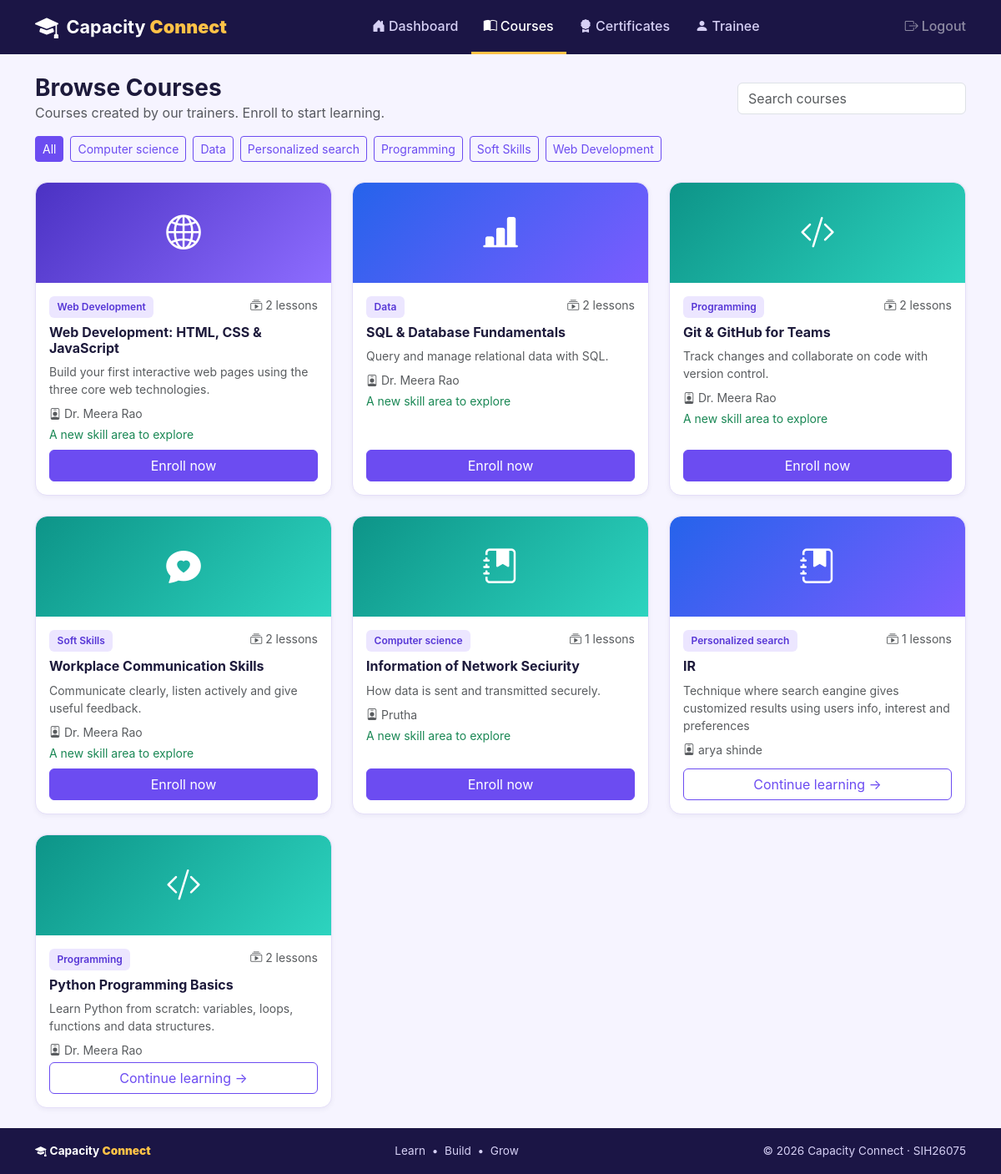
Screenshot of /courses (signed in) with the database file from the repository.
### tables this page shows
CREATE TABLE courses(id INTEGER PRIMARY KEY, title TEXT, description TEXT, category TEXT, trainer_id INTEGER);

CREATE TABLE users(id INTEGER PRIMARY KEY, name TEXT, email TEXT UNIQUE, password TEXT, role TEXT, created_at TEXT, active INTEGER DEFAULT 1);

### app.py (the view)
@app.route("/courses")
@login_required("trainee")
def courses():
    uid = session["user"]["id"]
    s = summary(uid)
    mine = {c["id"] for c in s["mine"]}
    rows = []
    for c in q("SELECT c.*, u.name trainer, (SELECT COUNT(*) FROM materials m WHERE m.course_id=c.id) lessons "
               "FROM courses c LEFT JOIN users u ON u.id=c.trainer_id"):
        d = dict(c, enrolled=c["id"] in mine)
        d["rank"], d["reason"] = rank_course(c, s["skills"])
        rows.append(d)
    rows.sort(key=lambda d: (d["enrolled"], d["rank"]))
    return render_template("courses.html", rows=rows, cats=sorted({r["category"] for r in rows}))

### app.py (called while the page is built)
def db():
    if "db" not in g:
        g.db = sqlite3.connect(DB)
        g.db.row_factory = sqlite3.Row
    return g.db

def q(sql, args=(), one=False):
    cur = db().execute(sql, args)
    rows = cur.fetchall()
    db().commit()
    if one:
        return rows[0] if rows else None
    return rows

@app.template_filter("cat_icon")
def cat_icon(c):
    c = (c or "").lower()
    return next((v for k, v in ICONS.items() if k in c), "bi-journal-bookmark-fill")

def login_required(role=None):
    def deco(f):
        @wraps(f)
        def wrapper(*a, **kw):
            u = session.get("user")
            if not u:
                flash("Please log in to continue.", "warning")
                return redirect(url_for("login"))
            if role and u["role"] != role:
                abort(403)
            return f(*a, **kw)
        return wrapper
    return deco

def counts(uid, cid):
    t = q("SELECT COUNT(*) n FROM materials WHERE course_id=?", (cid,), True)["n"]
    d = q("SELECT COUNT(*) n FROM done d JOIN materials m ON m.id=d.material_id "
          "WHERE d.user_id=? AND m.course_id=?", (uid, cid), True)["n"]
    return d, t

def progress(uid, cid):
    d, t = counts(uid, cid)
    return int(d * 100 / t) if t else 0

def best(uid, cid):
    return q("SELECT MAX(score*100/total) p FROM attempts WHERE user_id=? AND course_id=? AND total>0",
             (uid, cid), True)["p"]

def has_cert(uid, cid):
    b = best(uid, cid)
    return b is not None and b >= PASS_MARK and progress(uid, cid) == 100

def user_certs(uid):
    out = []
    for c in q("SELECT c.* FROM courses c JOIN enrollments e ON e.course_id=c.id WHERE e.user_id=?", (uid,)):
        if has_cert(uid, c["id"]):
            a = q("SELECT taken_at FROM attempts WHERE user_id=? AND course_id=? AND total>0 AND score*100/total>=? "
                  "ORDER BY id LIMIT 1", (uid, c["id"], PASS_MARK), True)
            out.append(dict(c, issued=a["taken_at"]))
    return out

def rank_course(c, skills):
    weak = {k for k, v in skills.items() if v < 70}
    if c["category"] in weak:
        return 0, f"Recommended: strengthens your weaker area, {c['category']}"
    if c["category"] in skills:
        return 1, f"Recommended: builds on your progress in {c['category']}"
    return 2, "A new skill area to explore"

### templates/courses.html (shortened to what this page needs)
{% extends "base.html" %}{% from "_macros.html" import thumb %}
{% block body %}
<div class="d-flex flex-wrap gap-3 align-items-center mb-3">
 <div class="me-auto"><h1 class="h3 fw-bold mb-0">Browse Courses</h1><div class="text-muted">Courses created by our trainers. Enroll to start learning.</div></div>
 <input id="search" class="form-control w-auto" placeholder="Search courses" style="min-width:240px">
</div>
<div class="d-flex flex-wrap gap-2 mb-4" id="pills">
 <button class="btn btn-sm btn-primary" data-cat="">All</button>
 {% for c in cats %}<button class="btn btn-sm btn-outline-primary" data-cat="{{ c }}">{{ c }}</button>{% endfor %}
</div>
<div class="row g-4" id="grid">
{% for c in rows %}
 <div class="col-md-6 col-xl-4 course" data-cat="{{ c.category }}" data-text="{{ (c.title ~ ' ' ~ c.description ~ ' ' ~ c.category)|lower }}">
  <div class="panel p-0 h-100 d-flex flex-column overflow-hidden">
   {{ thumb(c.category, 'wide') }}
   <div class="p-3 d-flex flex-column flex-grow-1">
    <div class="d-flex justify-content-between mb-1"><span class="badge-soft info">{{ c.category }}</span><span class="small text-muted"><i class="bi bi-collection-play me-1"></i>{{ c.lessons }} lessons</span></div>
    <h2 class="h6 fw-bold mt-1"><a class="text-reset text-decoration-none" href="{{ url_for('course_detail', cid=c.id) }}">{{ c.title }}</a></h2><p class="small text-muted mb-2">{{ c.description }}</p>
    <div class="small text-muted mb-1"><i class="bi bi-person-badge me-1"></i>{{ c.trainer }}</div>
    {% if not c.enrolled %}<div class="small text-success mb-2">{{ c.reason }}</div>{% endif %}
    <div class="mt-auto">
    {% if c.enrolled %}<a class="btn btn-outline-primary w-100" href="{{ url_for('learn', cid=c.id) }}">Continue learning &rarr;</a>
    {% else %}<form method="post" action="{{ url_for('enroll', cid=c.id) }}"><button class="btn btn-primary w-100">Enroll now</button></form>{% endif %}
    </div></div></div></div>
{% endfor %}
</div>
{% endblock %}

### templates/_macros.html (shortened to what this page needs)
{% macro thumb(cat, cls='') %}<div class="thumb g{{ (cat or '')|length % 5 }} {{ cls }}"><i class="bi {{ cat|cat_icon }}"></i></div>{% endmacro %}

### static/style.css (style rules this page uses)
:root { --navy:#1b1545;--pri:#6c4cf1;--pri-d:#5636d6;--teal:#14b8a6;--coral:#ff6b6b;--amber:#ffc247;--bg:#f6f4ff;--line:#e4def8;--ink:#1d1a3b;--muted:#6b6890 }
body { background:var(--bg);color:var(--ink);font-family:Inter,"Segoe UI",system-ui,sans-serif }
a { color:var(--pri) }
.btn-primary { --bs-btn-bg:#6c4cf1;--bs-btn-border-color:#6c4cf1;--bs-btn-hover-bg:#5636d6;--bs-btn-hover-border-color:#5636d6;--bs-btn-active-bg:#5636d6;--bs-btn-disabled-bg:#6c4cf1 }
.btn-outline-primary { --bs-btn-color:#6c4cf1;--bs-btn-border-color:#6c4cf1;--bs-btn-hover-bg:#6c4cf1;--bs-btn-hover-border-color:#6c4cf1;--bs-btn-active-bg:#6c4cf1 }
.panel { background:#fff;border:1px solid var(--line);border-radius:14px;padding:1.25rem;box-shadow:0 2px 6px rgba(27,21,69,.05) }
.thumb { width:112px;height:72px;border-radius:10px;display:grid;place-items:center;color:#fff;font-size:1.9rem;flex:none }
.thumb.wide { width:100%;height:120px;border-radius:14px 14px 0 0;font-size:2.6rem }
.g0 { background:linear-gradient(135deg,#4b32c3,#8d6cff) }
.g1 { background:linear-gradient(135deg,#0d9488,#2dd4bf) }
.g4 { background:linear-gradient(135deg,#2563eb,#7c5cff) }
.badge-soft { padding:.25rem .6rem;border-radius:6px;font-size:.75rem;font-weight:600;display:inline-block }
.info { background:#ece6ff;color:#5636d6 }
html { scroll-behavior:smooth }

### rows the page displays
courses: category "Computer science", lessons "1", title "Information of Network Seciurity", description "How data is sent and transmitted securely.", trainer "Prutha", reason "A new skill area to explore"
courses: category "Data", lessons "2", title "SQL & Database Fundamentals", description "Query and manage relational data with SQL.", trainer "Dr. Meera Rao", reason "A new skill area to explore"
courses: category "Personalized search", lessons "1", title "IR", description "Technique where search eangine gives customized results using users info, interest and preferences", trainer "arya shinde"
courses: category "Programming", lessons "2", title "Git & GitHub for Teams", description "Track changes and collaborate on code with version control.", trainer "Dr. Meera Rao", reason "A new skill area to explore"
courses: category "Soft Skills", lessons "2", title "Workplace Communication Skills", description "Communicate clearly, listen actively and give useful feedback.", trainer "Dr. Meera Rao", reason "A new skill area to explore"
courses: category "Web Development", lessons "2", title "Web Development: HTML, CSS & JavaScript", description "Build your first interactive web pages using the three core web technologies.", trainer "Dr. Meera Rao", reason "A new skill area to explore"
courses: category "Programming", lessons "2", title "Python Programming Basics", description "Learn Python from scratch: variables, loops, functions and data structures.", trainer "Dr. Meera Rao"

### other values shown
{{ label }} "Dashboard" "Courses" "Certificates" "Trainee"
